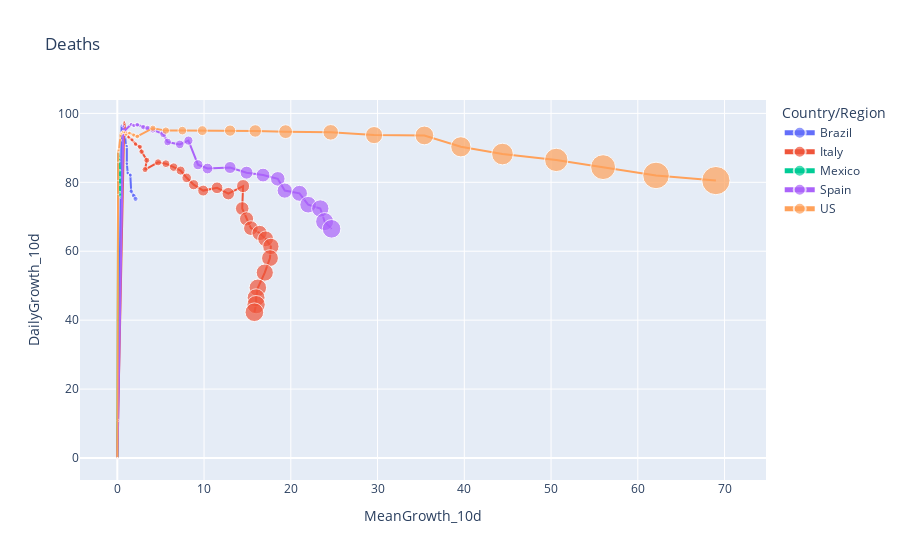

The code cell stored with this chart in its notebook:
### Code cell
if cases.value == 'Confirmed Cases':
    daily_cases_global_2 = plot_phase_space_world(daily_cases_global, 
                                           title = cases_w.value, time_window=tw_w.value, 
                                           n_cases = min_w.value, country=ct_w.value)
elif cases.value == 'Deaths':
    daily_deaths_global_2 = plot_phase_space_world(daily_deaths_global, 
                                            title = cases_w.value, time_window=tw_w.value, 
                                            n_cases = min_w.value, country=ct_w.value)
else:
    print('ERROR in dataframe')

### Figure 1 — Plotly figure (JSON) as saved in the notebook; plotly's stock layout.template omitted (floating-point values rounded to 4 significant figures)
{"data": [{"hoverlabel": {"namelength": 0}, "hovertemplate": "Country/Region=Brazil<br>MeanGrowth_10d=%{x}<br>DailyGrowth_10d=%{y}<br>Confirmed=%{marker.size}", "legendgroup": "Brazil", "marker": {"color": "#636efa", "size": [52, 151, 151, 162, 200, 321, 372, 621, 793, 1021, 1546, 1924, 2247, 2554, 2985, 3417, 3904, 4256, 4579, 5717, 6836, 8044, 9056], "sizemode": "area", "sizeref": 689.0, "symbol": "circle"}, "mode": "lines+markers", "name": "Brazil", "showlegend": true, "type": "scatter", "x": [0, 0, 0, 0, 0, 0, 0, 0, 0, 0, 0.5, 0.6, 0.7, 0.7, 0.9, 1, 1.1, 1.1, 1.2, 1.5, 1.6, 1.9, 2.1], "xaxis": "x", "y": [0, 0, 0, 0, 0, 0, 0, 0, 0, 0, 96.6, 92.2, 93.3, 93.7, 93.3, 90.6, 90.5, 85.4, 82.7, 82.1, 77.4, 76.1, 75.2], "yaxis": "y"}, {"hoverlabel": {"namelength": 0}, "hovertemplate": "Country/Region=Italy<br>MeanGrowth_10d=%{x}<br>DailyGrowth_10d=%{y}<br>Confirmed=%{marker.size}", "legendgroup": "Italy", "marker": {"color": "#EF553B", "size": [62, 155, 229, 322, 453, 655, 888, 1128, 1694, 2036, 2502, 3089, 3858, 4636, 5883, 7375, 9172, 10149, 12462, 12462, 17660, 21157, 24747, 27980, 31506, 35713, 41035, 47021, 53578, 59138, 63927, 69176, 74386, 80589, 86498, 92472, 97689, 101739, 105792, 110574, 115242, 119827], "sizemode": "area", "sizeref": 689.0, "symbol": "circle"}, "mode": "lines+markers", "name": "Italy", "showlegend": true, "type": "scatter", "x": [0, 0, 0, 0, 0, 0, 0, 0, 0, 0, 0.8, 0.9, 1.1, 1.3, 1.7, 2.1, 2.6, 2.8, 3.4, 3.2, 4.7, 5.6, 6.5, 7.3, 8, 8.8, 9.9, 11.5, 12.8, 14.5, 14.4, 14.9, 15.4, 16.4, 17.1, 17.7, 17.6, 17, 16.2, 16, 16, 15.8], "xaxis": "x", "y": [0, 0, 0, 0, 0, 0, 0, 0, 0, 0, 97.5, 95, 94.1, 93.1, 92.3, 91.1, 90.3, 88.9, 86.4, 83.7, 85.8, 85.4, 84.4, 83.4, 81.3, 79.3, 77.6, 78.4, 76.7, 78.9, 72.4, 69.4, 66.7, 65.3, 63.6, 61.4, 58, 53.8, 49.4, 46.5, 44.5, 42.3], "yaxis": "y"}, {"hoverlabel": {"namelength": 0}, "hovertemplate": "Country/Region=Mexico<br>MeanGrowth_10d=%{x}<br>DailyGrowth_10d=%{y}<br>Confirmed=%{marker.size}", "legendgroup": "Mexico", "marker": {"color": "#00cc96", "size": [53, 82, 93, 118, 164, 203, 251, 316, 367, 405, 475, 585, 717, 848, 993, 1094, 1215, 1378, 1510], "sizemode": "area", "sizeref": 689.0, "symbol": "circle"}, "mode": "lines+markers", "name": "Mexico", "showlegend": true, "type": "scatter", "x": [0, 0, 0, 0, 0, 0, 0, 0, 0, 0, 0.1, 0.2, 0.2, 0.2, 0.3, 0.3, 0.3, 0.3, 0.4], "xaxis": "x", "y": [0, 0, 0, 0, 0, 0, 0, 0, 0, 0, 88.8, 86, 87, 86.1, 83.5, 81.4, 79.3, 77.1, 75.7], "yaxis": "y"}, {"hoverlabel": {"namelength": 0}, "hovertemplate": "Country/Region=Spain<br>MeanGrowth_10d=%{x}<br>DailyGrowth_10d=%{y}<br>Confirmed=%{marker.size}", "legendgroup": "Spain", "marker": {"color": "#ab63fa", "size": [84, 120, 165, 222, 259, 400, 500, 673, 1073, 1695, 2277, 2277, 5232, 6391, 7798, 9942, 11748, 13910, 17963, 20410, 25374, 28768, 35136, 39885, 49515, 57786, 65719, 73235, 80110, 87956, 95923, 104118, 112065, 119199], "sizemode": "area", "sizeref": 689.0, "symbol": "circle"}, "mode": "lines+markers", "name": "Spain", "showlegend": true, "type": "scatter", "x": [0, 0, 0, 0, 0, 0, 0, 0, 0, 0.1, 0.7, 0.7, 1.6, 1.9, 2.3, 3, 3.5, 4.1, 5.3, 5.8, 7.2, 8.2, 9.3, 10.4, 13, 14.9, 16.8, 18.5, 19.3, 21, 22, 23.4, 23.9, 24.7], "xaxis": "x", "y": [0, 0, 0, 0, 0, 0, 0, 0, 0, 10.9, 96.3, 94.7, 96.8, 96.5, 96.7, 96, 95.7, 95.2, 94, 91.7, 91, 92.1, 85.1, 84, 84.3, 82.8, 82.1, 81, 77.6, 76.8, 73.5, 72.4, 68.6, 66.5], "yaxis": "y"}, {"hoverlabel": {"namelength": 0}, "hovertemplate": "Country/Region=US<br>MeanGrowth_10d=%{x}<br>DailyGrowth_10d=%{y}<br>Confirmed=%{marker.size}", "legendgroup": "US", "marker": {"color": "#FFA15A", "size": [51, 51, 57, 58, 60, 68, 74, 98, 118, 149, 217, 262, 402, 518, 583, 959, 1281, 1663, 2179, 2727, 3499, 4632, 6421, 7783, 13677, 19100, 25489, 33276, 43847, 53740, 65778, 83836, 101657, 121478, 140886, 161807, 188172, 213372, 243453, 275586], "sizemode": "area", "sizeref": 689.0, "symbol": "circle"}, "mode": "lines+markers", "name": "US", "showlegend": true, "type": "scatter", "x": [0, 0, 0, 0, 0, 0, 0, 0, 0, 0, 0.1, 0.1, 0.1, 0.1, 0.2, 0.3, 0.4, 0.5, 0.6, 0.8, 1, 1.4, 1.9, 2.3, 4.1, 5.6, 7.5, 9.8, 13, 15.9, 19.4, 24.6, 29.6, 35.4, 39.6, 44.4, 50.6, 56, 62.1, 69], "xaxis": "x", "y": [0, 0, 0, 0, 0, 0, 0, 0, 0, 0, 76.5, 80.5, 85.8, 88.8, 89.7, 92.9, 94.2, 94.1, 94.6, 94.5, 93.8, 94.3, 93.7, 93.3, 95.7, 95, 95, 95, 95, 94.9, 94.7, 94.5, 93.7, 93.6, 90.3, 88.2, 86.5, 84.4, 82, 80.5], "yaxis": "y"}], "layout": {"legend": {"itemsizing": "constant", "title": {"text": "Country/Region"}, "tracegroupgap": 0}, "title": {"text": "Deaths"}, "xaxis": {"anchor": "y", "domain": [0, 1], "title": {"text": "MeanGrowth_10d"}}, "yaxis": {"anchor": "x", "domain": [0, 1], "title": {"text": "DailyGrowth_10d"}}}}
